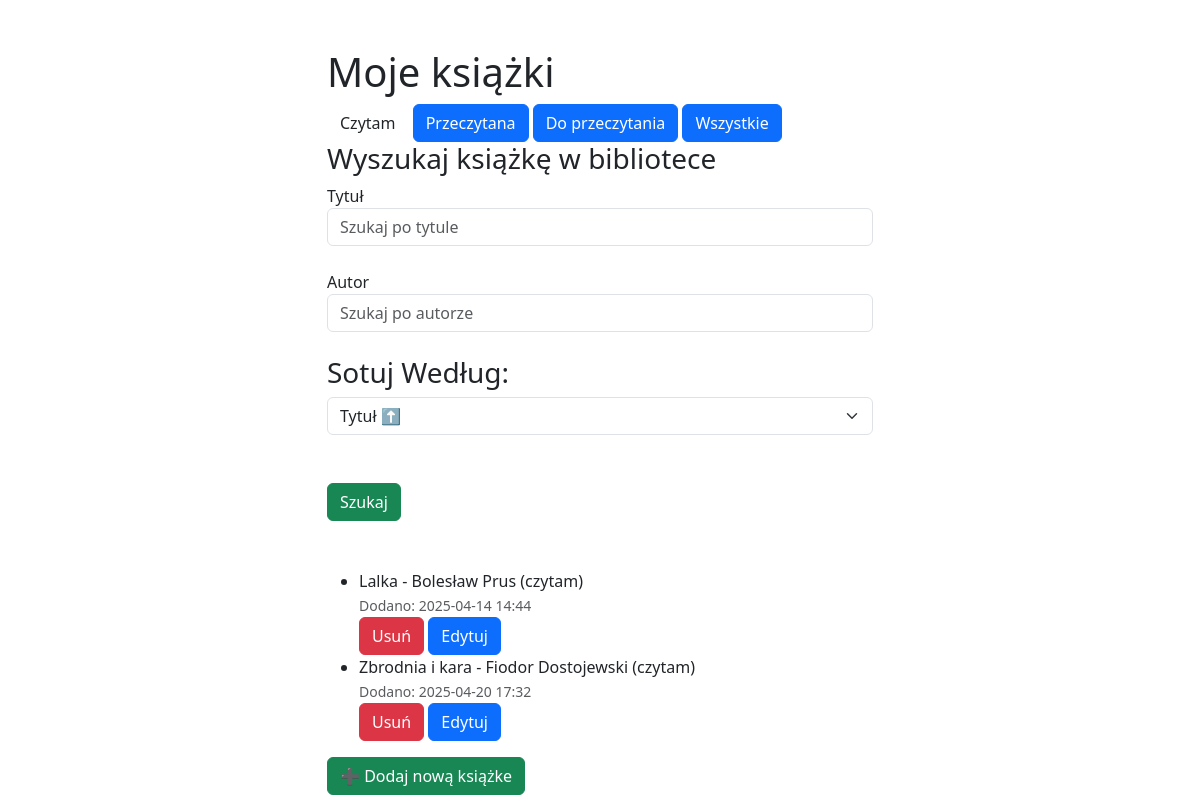
Screenshot of /books/books/?status=czytam with the database file from the repository.
### ksiazki/models.py (models this page shows, shortened)
class Ksiazka(models.Model):
	STATUSY = [
		('do przeczytania', 'Do przeczytania'),
		('czytam', 'Czytam'),
		('przeczytana', 'Przeczytana'),
	]
	tytul = models.CharField(max_length=200)
	autor = models.CharField(max_length=100)
	status = models.CharField(max_length=20, choices=STATUSY, default='do przeczytania')
	data_dodania = models.DateTimeField(auto_now_add=True)

### ksiazki/views.py (the view)
# urls.py: path('', lambda request: redirect('lista_ksiazek')),
def lista_ksiazek(request):
	status_filter = request.GET.get('status')
	title = request.GET.get('tytul')
	autor = request.GET.get('autor')
	sortowanie = request.GET.get('sortowanie')
	ksiazki = Ksiazka.objects.all()
	if sortowanie == 'tytul_asc':
		ksiazki = ksiazki.order_by('tytul')
	elif sortowanie == 'tytul_desc':
		ksiazki = ksiazki.order_by('-tytul')
	elif sortowanie == 'data_asc':
		ksiazki = ksiazki.order_by('data_dodania')
	elif sortowanie == 'data_desc':
		ksiazki = ksiazki.order_by('-data_dodania')
	if title:
		ksiazki = ksiazki.filter(tytul__icontains=title)
	if autor:
		ksiazki = ksiazki.filter(autor__icontains=autor)
	if status_filter and status_filter != 'wszystkie':
		ksiazki = ksiazki.filter(status=status_filter)
	return render(request, 'lista.html',{
		'ksiazki': ksiazki,
		'wybrany_status': status_filter
	})

### ksiazki/templates/lista.html (shortened to what this page needs)
<!DOCTYPE html>
<html lang="pl-PL">
<head>
    <link href="https://cdn.jsdelivr.net/npm/bootstrap@5.3.3/dist/css/bootstrap.min.css" rel="stylesheet">
</head>
<body>
<div class="container mt-5">
    <div class="row justify-content-center">
        <div class="col-md-6">
<h1>Moje książki</h1>
<a href="{% url 'lista_ksiazek' %}?status=czytam"
   class="btn btn-primary{% if wybrany_status == 'czytam' %}active{% endif %}">
   Czytam
</a>
<a href="{% url 'lista_ksiazek' %}?status=przeczytana"
   class="btn btn-primary{% if wybrany_status == 'przeczytana' %}active{% endif %}">
   Przeczytana
</a>
<a href="{% url 'lista_ksiazek' %}?status=do przeczytania"
   class="btn btn-primary{% if wybrany_status == 'do przeczytania' %}active{% endif %}">
   Do przeczytania
</a>
<a href="{% url 'lista_ksiazek' %}?status=wszystkie"
    class="btn btn-primary{% if wybrany_status == 'wszystkie' or not wybrany_status %}active{% endif %}">
    Wszystkie
</a><br>
            <h3>Wyszukaj książkę w bibliotece</h3>
    <form method="GET">
        <label for="title">Tytuł</label>
        <input type="text" id="title" class="form-control" name="tytul" placeholder="Szukaj po tytule" {% if request.GET.tytul %}  value = "{{ request.GET.tytul }}"  {% endif %}><br>
        <label for="autor">Autor</label><br>
        <input type="text" id="autor" class="form-control" name="autor" placeholder="Szukaj po autorze" {% if request.GET.autor %} value = "{{ request.GET.autor }}"  {% endif %}><br>
           <h3>Sotuj Według: </h3>
    <select name="sortowanie" id="sortowanie" class="form-select" value="{{ request.GET.param }}">
       <option value="tytul_asc" {% if request.GET.sortowanie == "tytul_asc" %}selected{% endif %}>Tytuł ⬆️</option>
    </select><br><br>
    <button type="submit" class="btn btn-success">Szukaj</button><br><br><br>
    </form>
<ul>
    {% for ksiazka in ksiazki %}
    <li>{{ ksiazka.tytul }} - {{ ksiazka.autor }} ({{ ksiazka.status }})</li>
    <small class="text-muted">Dodano: {{ ksiazka.data_dodania|date:"Y-m-d H:i" }}</small><br>
    <a href="{% url 'usun_ksiazke' ksiazka.id %}" class="btn btn-danger">Usuń</a>
    <a href="{% url 'edytuj_ksiazke' ksiazka.id %}" class="btn btn-primary">Edytuj</a>
    {% endfor %}
</ul>
        <a href="{% url 'dodaj_ksiazke' %}" class="btn btn-success">➕ Dodaj nową książke</a>
        </div>
    </div>
</div>
</body>
</html>

### rows the page displays
Ksiazka: tytul "Lalka", autor "Bolesław Prus", status "czytam", data_dodania "2025-04-14 14:44"
Ksiazka: tytul "Zbrodnia i kara", autor "Fiodor Dostojewski", status "czytam", data_dodania "2025-04-20 17:32"
